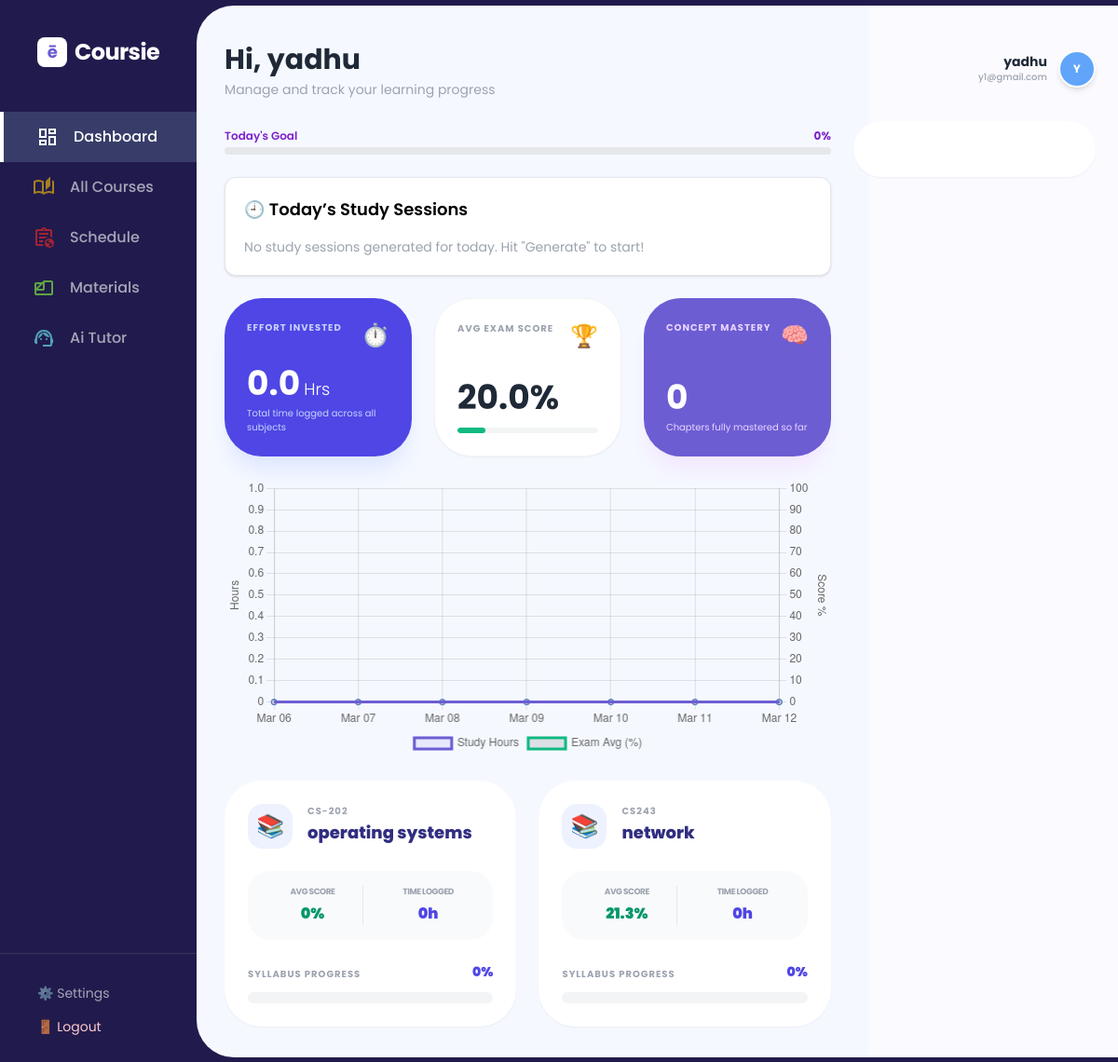
The page / (signed in) on the database as committed earlier.
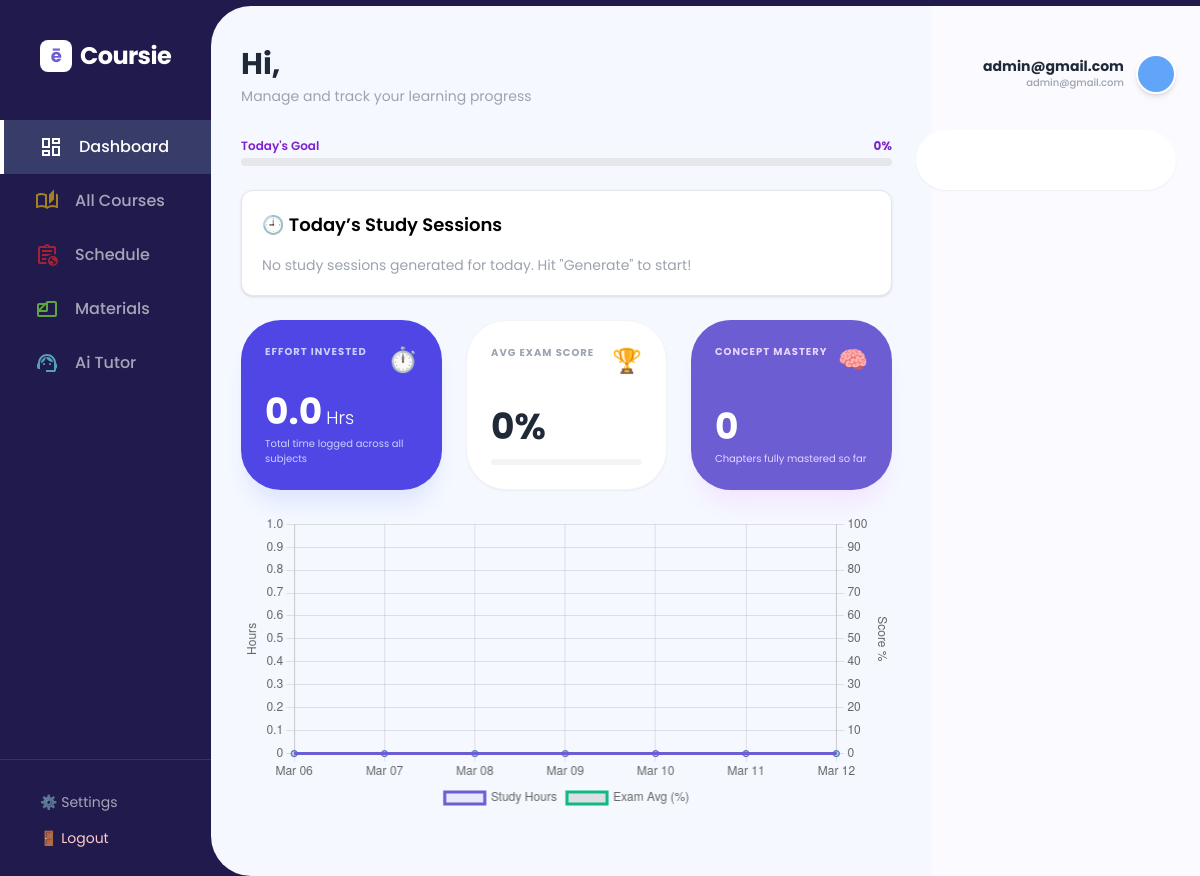
The same page on the database as committed later.
### accounts/models.py (models this page shows, shortened)
class User(AbstractUser):
    username = None  # ❌ completely removed
    email = models.EmailField(unique=True)
    objects = UserManager()  # ✅ REQUIRED
    USERNAME_FIELD = "email"
    REQUIRED_FIELDS = []  # no username

### subjects/models.py (models this page shows, shortened)
class Subject(models.Model):
    DIFFICULTY_CHOICES = [
        (1, 'Easy'),
        (2, 'Medium'),
        (3, 'Hard'),
    ]
    user = models.ForeignKey(settings.AUTH_USER_MODEL, on_delete=models.CASCADE)
    name = models.CharField(max_length=200)
    code = models.CharField(max_length=20)
    difficulty = models.IntegerField(choices=DIFFICULTY_CHOICES)
    created_at = models.DateTimeField(auto_now_add=True)

### scheduler/views.py (the view)
# urls.py: path("", dashboard_view, name="dashboard"),
@login_required
def dashboard_view(request):
    user = request.user
    now_ist = timezone.localtime()
    today = now_ist.date()
    today_weekday = today.strftime("%a").upper()[:3]
    timetable_entries = TimetableEntry.objects.filter(user=user, day=today_weekday).order_by("start_time")
    study_sessions = StudySchedule.objects.filter(user=user, date=today).select_related("subject").order_by("start_time")
    total_tasks = study_sessions.count()
    completed_tasks = study_sessions.filter(is_completed=True).count()
    progress_percent = int((completed_tasks / total_tasks * 100)) if total_tasks > 0 else 0
    total_mins = StudyLog.objects.filter(user=user).aggregate(total=Sum('duration_minutes'))['total'] or 0
    study_hours = round(total_mins / 60, 1)
    avg_score_data = ExamAttempt.objects.filter(user=user).aggregate(
        avg_perc=Avg(F('score') * 100.0 / F('total_possible'))
    )
    overall_avg = round(avg_score_data['avg_perc'], 1) if avg_score_data['avg_perc'] else 0
    global_mastered_count = ChapterProgress.objects.filter(user=user, is_mastered=True).count()
    subjects = Subject.objects.filter(user=user)
    for subject in subjects:
        s_mins = StudyLog.objects.filter(user=user, subject=subject).aggregate(total=Sum('duration_minutes'))['total'] or 0
        subject.total_hours = round(s_mins / 60, 1)
        s_avg = ExamAttempt.objects.filter(user=user, subject=subject).aggregate(
            avg=Avg(F('score') * 100.0 / F('total_possible'))
        )['avg'] or 0
        subject.avg_performance = round(s_avg, 1)
        total_ch = Chapter.objects.filter(subject=subject).count()
        mastered_ch = ChapterProgress.objects.filter(user=user, chapter__subject=subject, is_mastered=True).count()
        if total_ch > 0:
            subject.progress_percent = int((mastered_ch / total_ch) * 100)
        else:
            subject.progress_percent = 0
    total_mins = StudyLog.objects.filter(user=user).aggregate(total=Sum('duration_minutes'))['total'] or 0
    study_hours = round(total_mins / 60, 1)
    avg_data = ExamAttempt.objects.filter(user=user).aggregate(avg=Avg(F('score') * 100.0 / F('total_possible')))
    overall_avg = round(avg_data['avg'], 1) if avg_data['avg'] else 0
    last_7_days, study_data, exam_data = [], [], []
    for i in range(6, -1, -1):
        date = today - timedelta(days=i)
        last_7_days.append(date.strftime("%b %d"))
        d_mins = StudyLog.objects.filter(user=user, start_time__date=date).aggregate(t=Sum('duration_minutes'))['t'] or 0
        study_data.append(round(d_mins / 60, 1))
        d_ex = ExamAttempt.objects.filter(user=user, completed_at__date=date).aggregate(a=Avg(F('score') * 100.0 / F('total_possible')))['a'] or 0
        exam_data.append(round(d_ex, 1))
    context = {
                "progress_percent": progress_percent,
                "overall_avg": overall_avg,
                "today": today,
                "timetable_entries": timetable_entries,
                "study_sessions": study_sessions,
                "subjects": subjects,
                "study_hours": study_hours,
                "overall_avg": overall_avg,
                "chart_labels": json.dumps(last_7_days),
                "chart_study_data": json.dumps(study_data),
                "chart_exam_data": json.dumps(exam_data),
                "mastered_count": ChapterProgress.objects.filter(user=user, is_mastered=True).count(),
        }
    return render(request, "dashboard.html", context)

### templates/dashboard.html (shortened to what this page needs)
{% extends 'base.html' %}
{% block content %}
<div class="flex flex-col lg:flex-row gap-6 min-h-full">
    <div class="flex-grow lg:w-3/4 bg-sky-50/50 -m-10 p-10 rounded-l-[2.5rem]">
        <div class="flex justify-between items-center mb-8">
            <div>
                <h2 class="text-3xl font-bold text-gray-800">Hi, {{request.user.first_name}}</h2>
                <p class="text-gray-400 text-sm mt-1">Manage and track your learning progress</p>
            </div>
        </div>
        <div class="space-y-6">
            <div class="mb-4">
                <div class="flex justify-between text-xs mb-1">
                    <span class="font-semibold text-purple-700">Today's Goal</span>
                    <span id="progress-text" class="font-bold text-purple-700">{{ progress_percent }}%</span>
                </div>
                <div class="w-full bg-gray-200 rounded-full h-2">
                </div>
            </div>
            <div class="bg-white rounded-xl shadow border p-5">
                <h2 class="text-lg font-semibold mb-4">🕘 Today’s Study Sessions</h2>
                {% if study_sessions %}
                <div class="overflow-x-auto">
                    <table class="w-full border-collapse">
                        <tr class="bg-gray-100">
                            <th class="text-start pl-5">Time</th>
                            <th class="text-start pl-5">Subject</th>
                            <th class="text-start pl-5">Status</th>
                        </tr>
                        {% for session in study_sessions %}
                        <tr class="border-b">
                            <td class="px-4 py-2 font-mono">
                                {{ session.start_time|time:"g:i a" }} – {{ session.end_time|time:"g:i a" }}
                            </td>
                            <td class="px-4 py-2">{{ session.subject.name }}</td>
                            <td class="px-4 py-2">
                                <button onclick="confirmCompletion('{{ session.id }}')" id="btn-{{ session.id }}" class="text-xs font-semibold px-3 py-1.5 rounded-lg border transition-all
                                    {% if session.is_completed %}
                                        bg-green-500 text-white border-green-600
                                    {% else %}
                                        bg-white text-indigo-600 border-indigo-200 hover:bg-indigo-50
                                    {% endif %}">
                                    {% if session.is_completed %} ✓ Done {% else %} Mark Complete {% endif %}
                                </button>
                            </td>
                        </tr>
                        {% endfor %}
                    </table>
                </div>
                {% else %}
                <p class="text-gray-400 text-sm">No study sessions generated for today. Hit "Generate" to start!</p>
                {% endif %}
            </div>
            <div class="grid grid-cols-1 md:grid-cols-3 gap-6 mb-10">
                <div
                    class="bg-indigo-600 p-6 rounded-[2.5rem] text-white shadow-xl shadow-indigo-100 flex flex-col justify-between">
                    <div class="flex justify-between items-start">
                        <p class="text-indigo-200 text-[10px] font-bold uppercase tracking-widest">Effort Invested</p>
                        <span class="text-2xl">⏱️</span>
                    </div>
                    <div class="mt-4">
                        <h4 class="text-4xl font-bold">{{ study_hours }}<span class="text-lg font-light ml-1">Hrs</span>
                        </h4>
                        <p class="text-indigo-200 text-[10px] mt-1">Total time logged across all subjects</p>
                    </div>
                </div>
                <div
                    class="bg-white p-6 rounded-[2.5rem] border border-gray-100 shadow-sm flex flex-col justify-between">
                    <div class="flex justify-between items-start">
                        <p class="text-gray-400 text-[10px] font-bold uppercase tracking-widest">Avg Exam Score</p>
                        <span class="text-2xl">🏆</span>
                    </div>
                    <div class="mt-4">
                        <h4 class="text-4xl font-bold text-gray-800">{{ overall_avg }}%</h4>
                        <div class="w-full bg-gray-100 h-1.5 rounded-full mt-3 overflow-hidden">
                            <div class="bg-emerald-500 h-full rounded-full transition-all duration-1000"
                                style="width: {{ overall_avg }}%"></div>
                        </div>
                    </div>
                </div>
                <div
                    class="bg-[#6C5DD3] p-6 rounded-[2.5rem] text-white shadow-xl shadow-purple-100 flex flex-col justify-between">
                    <div class="flex justify-between items-start">
                        <p class="text-purple-200 text-[10px] font-bold uppercase tracking-widest">Concept Mastery</p>
                        <span class="text-2xl">🧠</span>
                    </div>
                    <div class="mt-4">
                        <h4 class="text-4xl font-bold">{{ mastered_count|default:"0" }}</h4>
                        <p class="text-purple-200 text-[10px] mt-1">Chapters fully mastered so far</p>
                    </div>
                </div>
            </div>
            <div class="relative h-[300px] w-full">
                <canvas id="performanceChart"></canvas>
            </div>
            <div class="grid grid-cols-1 md:grid-cols-2 xl:grid-cols-3 gap-6">
                {% for subject in subjects %}
                <div
                    class="bg-white p-6 rounded-[2.5rem] shadow-sm border border-transparent hover:border-purple-100 hover:shadow-md transition-all group">
                    <div class="flex items-center space-x-4 mb-6">
                        <div
                            class="w-12 h-12 bg-indigo-50 rounded-2xl flex items-center justify-center text-2xl group-hover:scale-110 transition-transform">
                            {% if "Math" in subject.name %}📐{% elif "Code" in subject.name or "Compute" in
                            subject.name%}💻{% else %}📚{% endif %}
                        </div>
                        <div class="overflow-hidden">
                            <p class="text-[10px] font-bold text-gray-400 uppercase tracking-widest leading-none mb-1">
                                {{ subject.code|default:"COURSE" }}</p>
                            <h3 class="text-lg font-extrabold text-indigo-900 truncate">{{ subject.name }}</h3>
                        </div>
                    </div>
                    <div class="grid grid-cols-2 gap-4 p-4 bg-gray-50 rounded-[1.5rem] mb-6">
                        <div class="text-center border-r border-gray-200">
                            <p class="text-[9px] font-bold text-gray-400 uppercase tracking-tighter mb-1">Avg Score</p>
                            <p class="text-base font-black text-emerald-600">{{ subject.avg_performance|default:"0" }}%
                            </p>
                        </div>
                        <div class="text-center">
                            <p class="text-[9px] font-bold text-gray-400 uppercase tracking-tighter mb-1">Time Logged
                            </p>
                            <p class="text-base font-black text-indigo-600">{{ subject.total_hours|default:"0" }}h</p>
                        </div>
                    </div>
                    <div class="space-y-3">
                        <div class="flex justify-between items-end">
                            <div>
                                <p class="text-[10px] font-bold text-gray-400 uppercase tracking-widest">Syllabus
                                    Progress</p>
                            </div>
                            <span
                                class="text-sm font-black text-indigo-600">{{subject.progress_percent|default:"0"}}%</span>
                        </div>
                        <div class="w-full h-3 bg-gray-100 rounded-full overflow-hidden p-[2px]">
                        </div>
                    </div>
                </div>
                {% endfor %}
            </div>
        </div>
    </div>
    <div class="lg:w-1/4 py-2 flex flex-col space-y-5 min-w-[260px]">
        <div class="flex items-center justify-end space-x-3 mb-4">
            <div class="text-right">
                <p class="font-bold text-gray-800 text-sm leading-tight">{{ user.first_name|default:user.email }}</p>
                <p class="text-[10px] font-medium text-gray-400">{{ user.email|truncatechars:20 }}</p>
            </div>
            <div
                class="w-10 h-10 rounded-full bg-blue-400 border-2 border-white shadow-md flex items-center justify-center text-white text-xs font-bold">
                {{ user.first_name|slice:":1"|upper }}
            </div>
        </div>
        <div class="bg-white rounded-[2rem] p-5 shadow-sm overflow-hidden">
            <div id="calendar-container" class="w-full">
            </div>
        </div>
    </div>
</div>
{% block extra_js %}
<script>
    (function () {
        const chartElement = document.getElementById('performanceChart');
        if (!chartElement) return; // Safety check
        const ctx = chartElement.getContext('2d');
        const labels = {{ chart_labels| safe}};
        const studyData = {{ chart_study_data| safe }};
        const examData = {{ chart_exam_data| safe }};
        new Chart(ctx, {
            type: 'line',
            data: {
                labels: labels,
                datasets: [{
                    label: 'Study Hours',
                    data: studyData,
                    borderColor: '#6C5DD3',
                    backgroundColor: 'rgba(108, 93, 211, 0.1)',
                    tension: 0.4,
                    fill: true,
                    yAxisID: 'y',
                }, {
                    label: 'Exam Avg (%)',
                    data: examData,
                    borderColor: '#10B981',
                    tension: 0.4,
                    yAxisID: 'y1',
                }]
            },
            options: {
                responsive: true,
                maintainAspectRatio: false,
                plugins: {
                    legend: { display: true, position: 'bottom' }
                },
                scales: {
                    y: {
                        type: 'linear',
                        position: 'left',
                        beginAtZero: true,
                        title: { display: true, text: 'Hours' }
                    },
                    y1: {
                        type: 'linear',
                        position: 'right',
                        beginAtZero: true,
                        max: 100,
                        title: { display: true, text: 'Score %' },
                        grid: { drawOnChartArea: false }
                    }
                }
            }
    });
    }) ();
</script>
{% endblock %}
{% endblock %}

Rows that differ between the two databases and show on the page:
removed Subject: code "CS-202", name "operating systems", avg_performance "0", total_hours "0", progress_percent "0"
removed Subject: code "CS243", name "network", avg_performance "21.3", total_hours "0", progress_percent "0"
changed User: first_name "yadhu" → "admin@gmail.com"; email "y1@gmail.com" → "admin@gmail.com"; user.first_name "yadhu" → (not shown); first_name "Y" → (not shown)
Other text that changed with them:
{{ overall_avg }}: "20.0" → "0"
